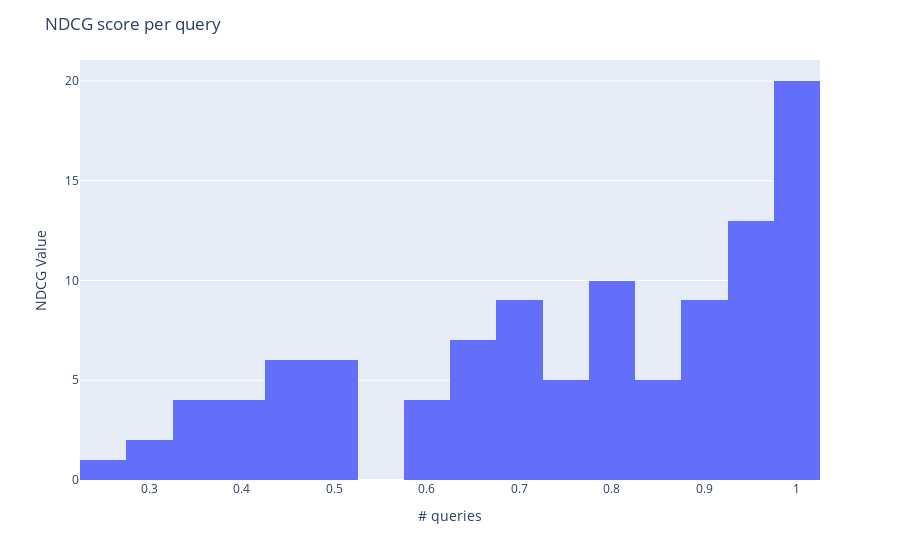

This figure's notebook cell:
### Code cell
import plotly.express as px

fig = px.histogram(scores, nbins=20)
fig.update_layout(title="NDCG score per query", xaxis_title="# queries", yaxis_title="NDCG Value", showlegend=False)

fig.show()

### Figure 1 — Plotly figure (JSON) as saved in the notebook; plotly's stock layout.template omitted (floating-point values rounded to 4 significant figures)
{"data": [{"bingroup": "x", "hovertemplate": "variable=0<br>value=%{x}<br>count=%{y}<extra></extra>", "legendgroup": "0", "marker": {"color": "#636efa", "pattern": {"shape": ""}}, "name": "0", "nbinsx": 20, "orientation": "v", "showlegend": true, "type": "histogram", "x": [1.0, 0.7182, 1.0, 0.3562, 0.967, 0.8508, 0.4935, 0.8133, 0.6309, 0.2891, 0.857, 0.5848, 0.9871, 0.9833, 0.6934, 0.3992, 0.3562, 0.3562, 0.8855, 0.9581, 1.0, 0.6982, 0.7935, 0.9207, 0.6509, 0.4159, 1.0, 0.9515, 0.5, 0.8503, 0.8068, 0.928, 0.8045, 0.3869, 0.8845, 0.6309, 0.8855, 0.6163, 0.915, 0.6313, 1.0, 0.9514, 0.6264, 0.9673, 0.5, 0.6837, 0.7213, 0.9558, 0.7662, 1.0, 0.6509, 0.5, 0.9034, 0.7967, 0.8113, 0.4307, 0.9829, 0.9558, 0.9435, 0.9675, 0.6835, 0.7192, 0.7316, 0.7808, 0.9787, 0.8213, 0.4514, 0.4825, 0.8815, 0.9951, 1.0, 0.7162, 0.3155, 0.5, 0.4492, 0.9328, 0.9528, 0.3333, 0.4307, 1.0, 1.0, 0.3869, 0.5883, 1.0, 0.9091, 0.9891, 0.9778, 0.8629, 0.7785, 0.9135, 0.8052, 1.0, 0.4307, 0.728, 1.0, 0.9686, 0.6309, 0.8481, 0.4307, 0.6224, 0.7291, 0.6885, 0.256, 0.7606, 0.9832], "xaxis": "x", "yaxis": "y"}], "layout": {"barmode": "relative", "legend": {"title": {"text": "variable"}, "tracegroupgap": 0}, "margin": {"t": 60}, "showlegend": false, "title": {"text": "NDCG score per query"}, "xaxis": {"anchor": "y", "domain": [0, 1], "title": {"text": "# queries"}}, "yaxis": {"anchor": "x", "domain": [0, 1], "title": {"text": "NDCG Value"}}}}
